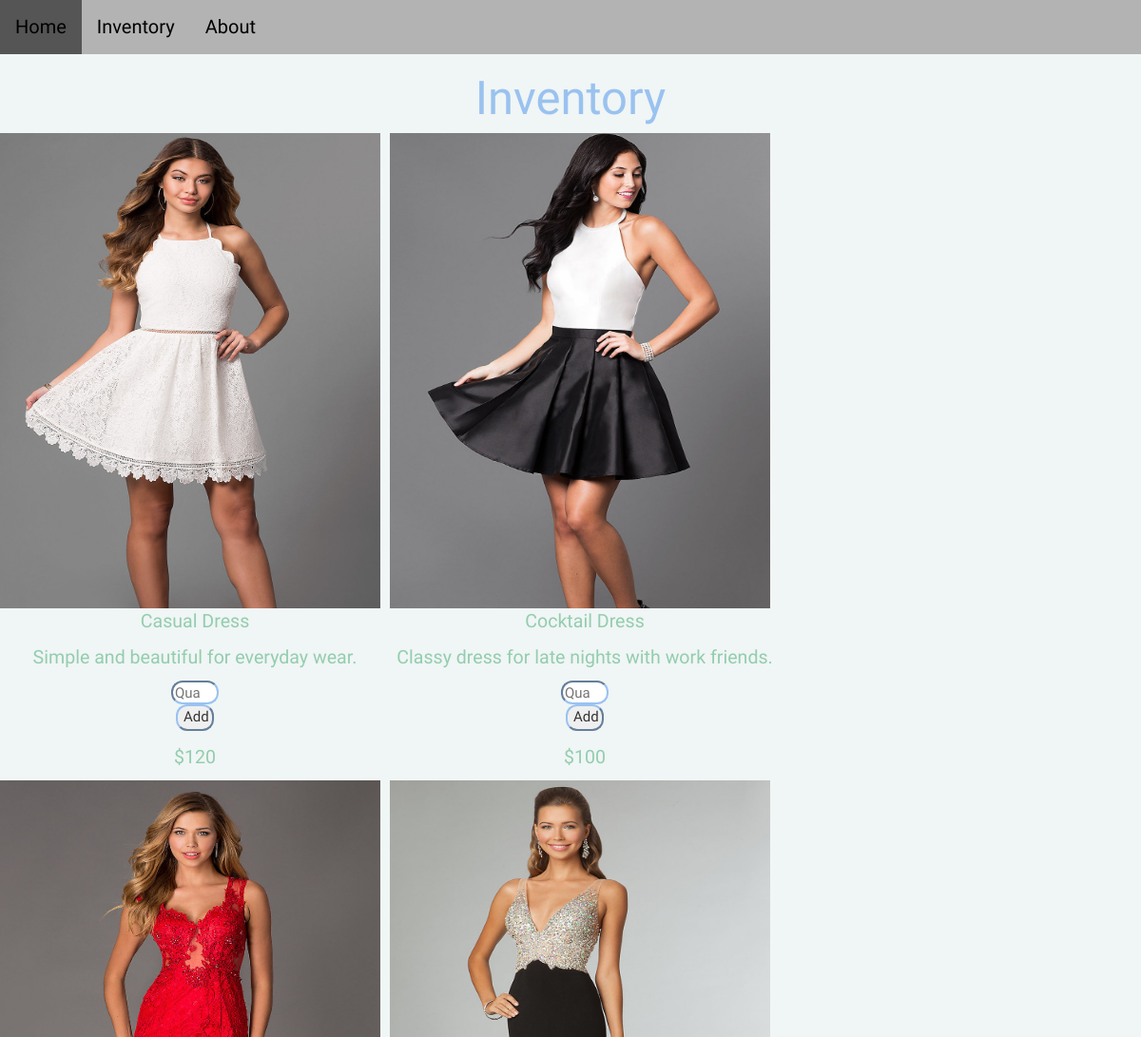
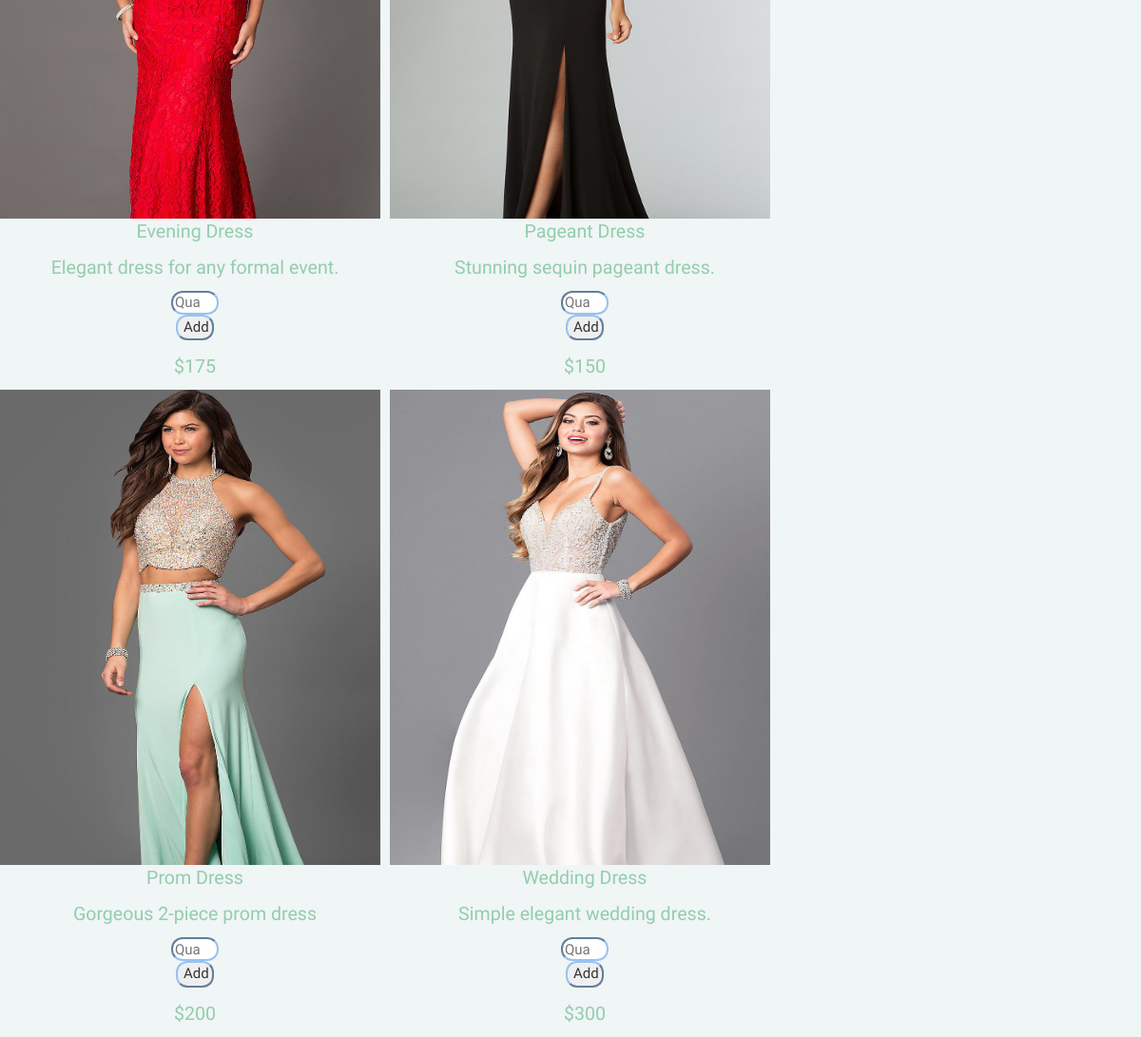
Page /inventory on the committed database (2 pictures, top to bottom).
### Rent/models.py (models this page shows, shortened)
class Dress(models.Model):
    name = models.CharField(max_length=20)
    quantity = models.IntegerField()
    price = models.IntegerField()
    description = models.CharField(max_length=100)
    img = models.CharField(max_length=100)
    def static_url(self):
        return "imgs/" + self.img

### Rent/views.py (the view)
# urls.py: url(r'^inventory$', views.inventory, name='inventory'),
def inventory(request):
    dresses = Dress.objects.all()
    return render(request, 'rent/inventory.html', {'dresses': dresses})

### Rent/templates/rent/inventory.html (shortened to what this page needs)
{% load bootstrap3 %} {% load static %} {% bootstrap_css %} {% bootstrap_javascript %} {% block content %}
<head>
    <link href="{% static 'rent.css' %}" type="text/css" rel="stylesheet" />
</head>
<body>
    <ul class="topnav" id="myTopnav">
        <li><a href="{% url 'RentTheDress:home' %}">Home</a></li>
        <li><a href="{% url 'RentTheDress:inventory' %}">Inventory</a></li>
        <li><a href="{% url 'RentTheDress:about' %}">About</a></li>
    </ul>
    <h1>Inventory</h1>
{% for dress in dresses %}
 <div class="imgContainer">
            <img src="{% static  dress.static_url  %}">
            <p id="dress">{{ dress.name }}</p>
            <p id="description">{{ dress.description }}</p>
            <center><input type="number" id='Wedding' placeholder="Quan" min="0" max="{{ dress.quantity }}">
            <form action="{% url 'RentTheDress:rent' dress.id %}" method="GET">
                <input id="button" type="submit" value="Add"></input></center>
            <p id="price">${{ dress.price }}</p>
        </div>
{% endfor %}
</body>
{% endblock %}

### Rent/static/rent.css (style rules this page uses)
h1, p { text-align: center; }
h1 { font-family: 'Dancing Script', cursive; font-size: 350%; color: #9ac2f0; }
body { background-color: #f0f5f5; }
p, li { color: #93cdae; font-family: 'Shadows Into Light', cursive; font-size: 140%; }
td, a { color: black; font-size: 130%; }
ul.topnav { list-style-type: none; margin: 0; padding: 0; overflow: hidden; background-color: #b3b3b3; }
ul.topnav li { float: left; }
ul.topnav li a { font-family: 'Shadows Into Light', cursive; display: inline-block; color: black; text-align: center; padding: 14px 16px; text-decoration: none; transition: 0.3s; font-size: 20px; }
img { height: 500px; width: 400px; margin-right: 10px; }
.imgContainer { float: left; }
#button { border-radius: 12px; border-color: #9ac2f0; font-family: 'Shadows Into Light', cursive; text-align: center; font-size: 15px; width: 40px; }
#Casual, #Cocktail, #Evening, #Pageant, #Prom, #Wedding { height: 25px; width: 50px; border-radius: 12px; border-color: #9ac2f0; font-family: 'Shadows Into Light', cursive; text-align: center; font-size: 15px; }

### rows in the picture
Dress: img (picture), name "Casual Dress", description "Simple and beautiful for everyday wear.", price "120"
Dress: img (picture), name "Cocktail Dress", description "Classy dress for late nights with work friends.", price "100"
Dress: img (picture), name "Evening Dress", description "Elegant dress for any formal event.", price "175"
Dress: img (picture), name "Pageant Dress", description "Stunning sequin pageant dress.", price "150"
Dress: img (picture), name "Prom Dress", description "Gorgeous 2-piece prom dress", price "200"
Dress: img (picture), name "Wedding Dress", description "Simple elegant wedding dress.", price "300"
